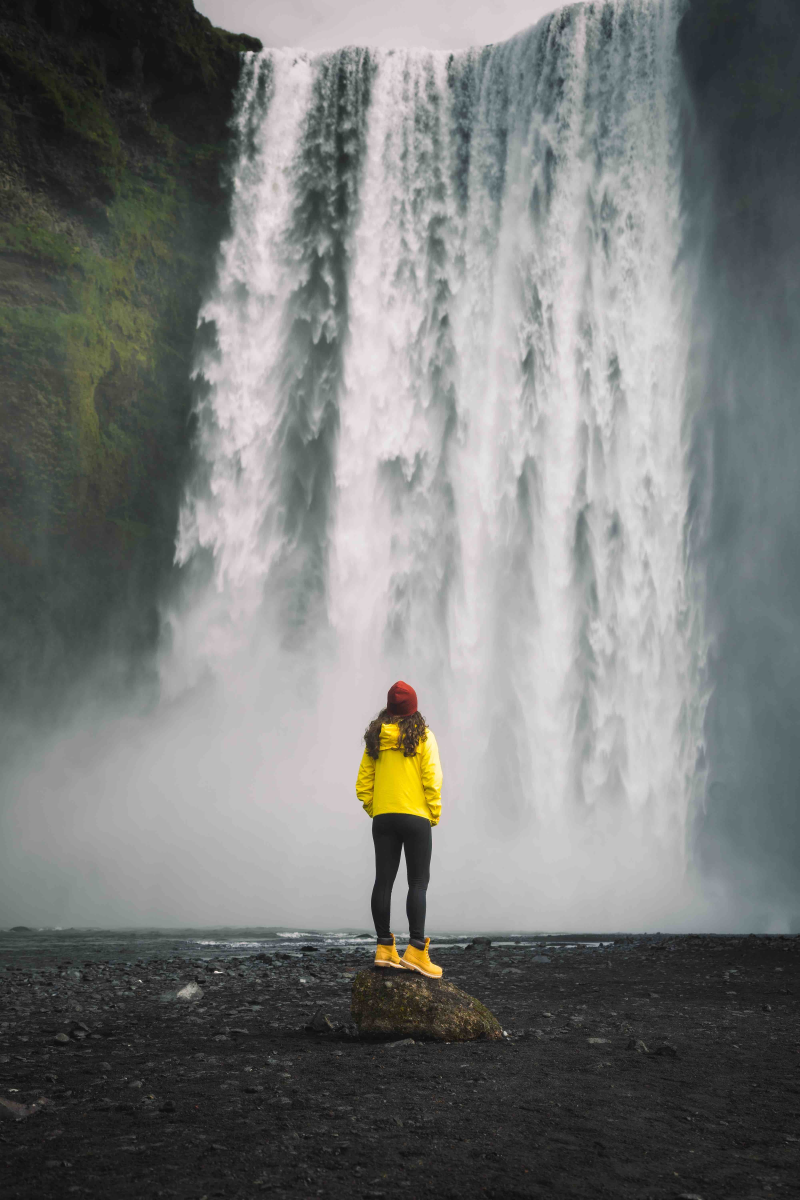
#> input picture images/fulls/1.jpg, 4000 x 6000 px (shown at 1/5 size); its folder holds 4 pictures in this run
$ python create_thumbnails.py
#> lines starting #> are read from the running program, lines starting #| are printed output that depends on the picture
# importing Image class from PIL package
from PIL import Image
import glob
import os


images = glob.glob(os.path.join('images', 'fulls', '*'))
shrink_factor = 0.1
#print(images)

for img in images:

    print('Processing img ', img)
    # creating a object
    image = Image.open(img)
#> image is the input picture: PIL image 4000x6000 RGB; mean R, G, B 119.8, 121.8, 120.1
    size = (int(image.size[0]*shrink_factor), int(image.size[1]*shrink_factor))
#> size = (400, 600)

    image.thumbnail(size)
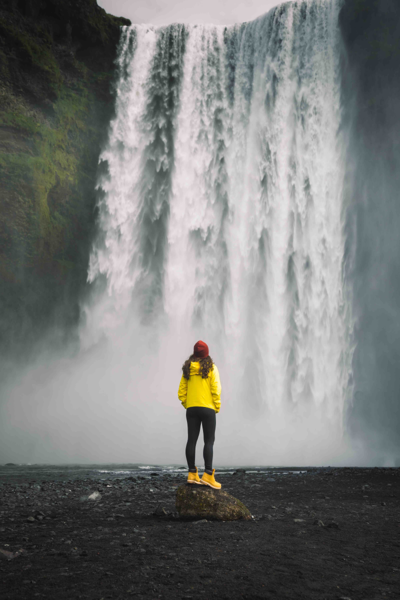
#> image: PIL image 400x600 RGB; mean R, G, B 119.8, 121.8, 120

    # creating thumbnail
    image.save(img.replace('fulls', 'thumbs'))
#> pass 2 of the loop `for img in images:`:
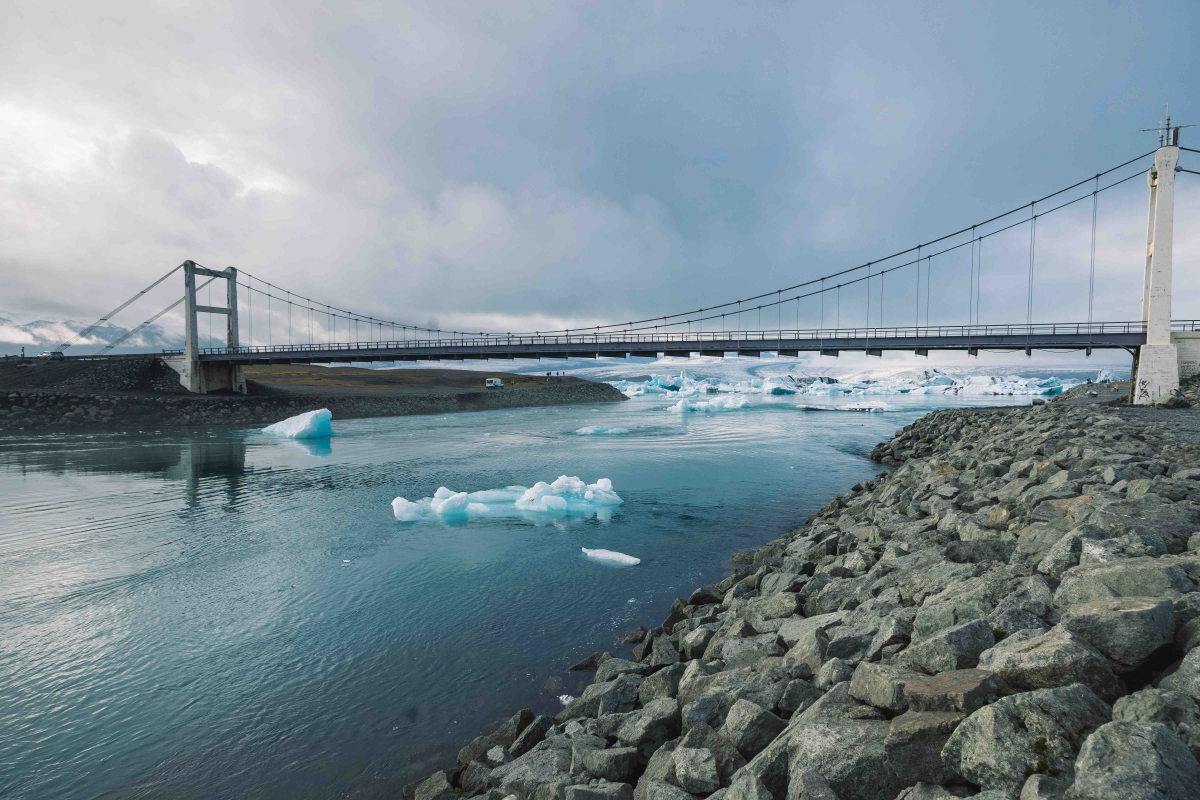
#> input picture images/fulls/10.jpg, 6000 x 4000 px (shown at 1/5 size)
#> image is the input picture: PIL image 6000x4000 RGB; mean R, G, B 123.9, 140, 148.5
#> `image.thumbnail(size)`:
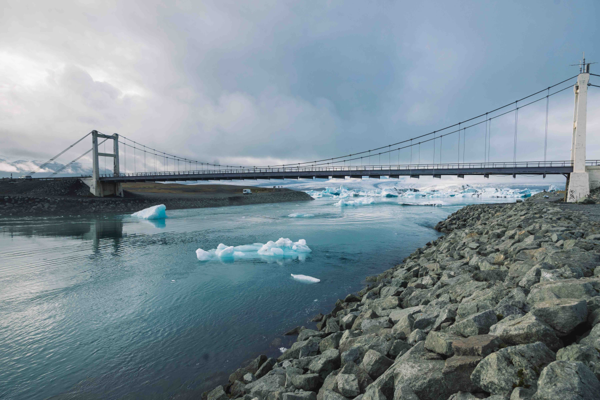
#> image: PIL image 600x400 RGB; mean R, G, B 123.9, 140, 148.5
#> pass 3 of the loop `for img in images:`:
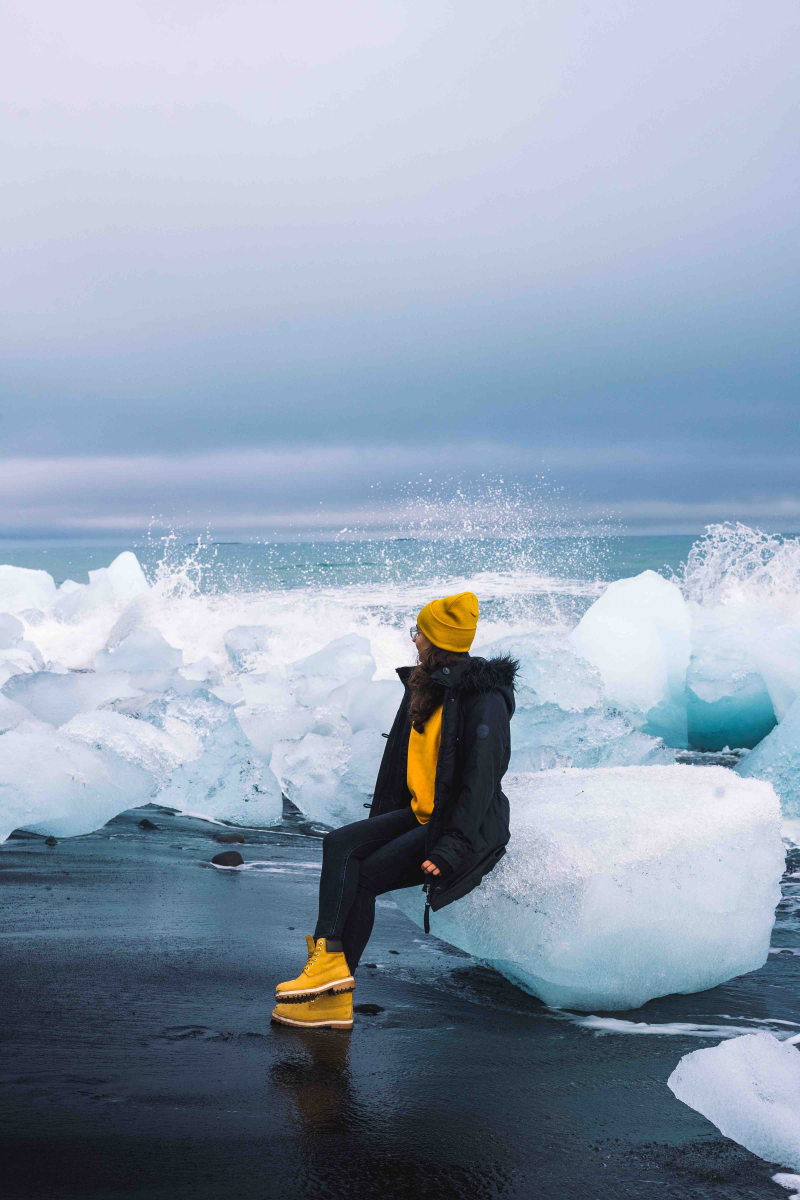
#> input picture images/fulls/11.jpg, 4000 x 6000 px (shown at 1/5 size)
#> image is the input picture: PIL image 4000x6000 RGB; mean R, G, B 146.3, 160.3, 178.6
#> `image.thumbnail(size)`:
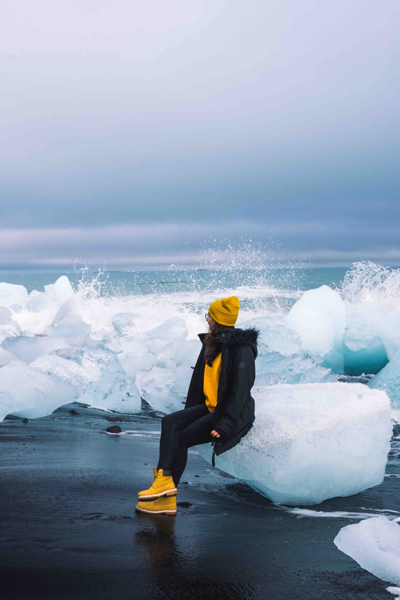
#> image: PIL image 400x600 RGB; mean R, G, B 146.3, 160.3, 178.6
#> the loop made 4 passes; the first 3 are shown
